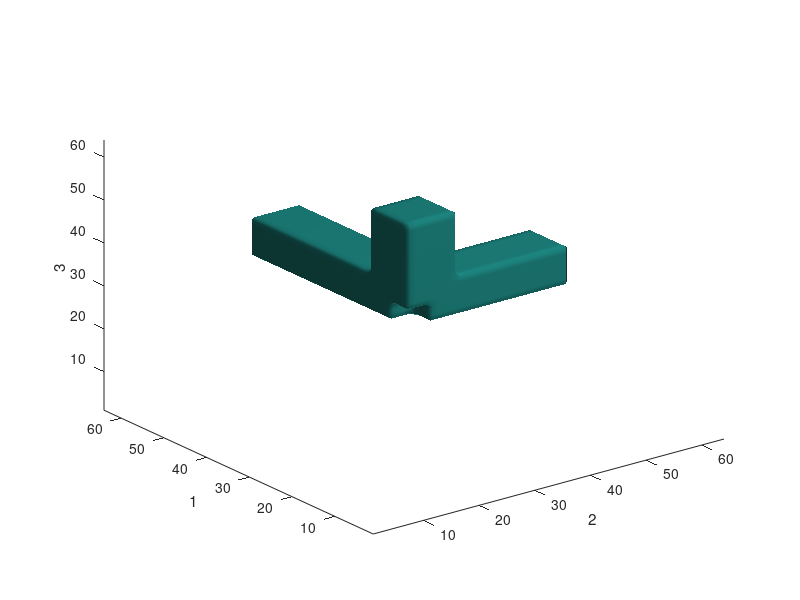

MATLAB code for this plot: (Note: this script raises an error after producing the figure.)
N = 64;
r = 4;
n=0;
[sx,sy,sz] = meshgrid(1:N);
I = zeros(size(sx));
I(N/2:N, N/2+[-r:r], N/2+[-r:r])=1;
I(N/2+[-r:r], N/2:round(N*7/8), N/2+[-r:r])=1;
I(N/2+[-r:r], N/2+[-r:r], N/2:round(N*4/5))=1;
n=n+1; figure(n); clf;
isosurface(I,0.5);
axis([1,N,1,N,1,N]); xlabel('2'); ylabel('1'); zlabel('3')

angles = rand(5,3)*2*pi;

P = zeros(N,N,size(angles,1));
K = zeros(N,N,N);
for i = 1:size(angles,1)
  J = rot3d(I,angles(i,1),angles(i,2),angles(i,3),N,N,N);
  P(:,:,i) = sum(J,3) > 0.1;
  n=n+1; figure(n); clf;
  imagesc(P(:,:,i)); colormap(gray); axis tight equal; xlabel('2'); ylabel('1');
  title(sprintf('alpha=%.2f, beta=%.2f, gamma=%.2f',angles(i,1),angles(i,2),angles(i,3)))

  BP = repmat(P(:,:,i),[1,1,N]);
%  T = rot3d(K,angles(i,1),angles(i,2),angles(i,3),N,N,N);
%  T = T + BP;
%  K = invrot3d(T,angles(i,1),angles(i,2),angles(i,3),N,N,N);
  T = invrot3d(BP,angles(i,1),angles(i,2),angles(i,3),N,N,N);
  K = K + T;
end

n=n+1; figure(n); clf;
isosurface(K,size(angles,1)-0.5);
axis([1,N,1,N,1,N]); xlabel('2'); ylabel('1'); zlabel('3')
